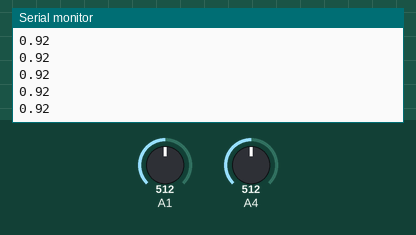
This sketch was run on a simulated Arduino Uno, built with avr-gcc and run on an emulated ATmega328P. Shown: the last lines printed to the serial monitor. The inputs (shaded band) are chosen by the test bench; at power-on: A4 = 512, A1 = 512.

Above: at 1.2 s.
1.3 s: A4 set to 531
At 1.34 s:
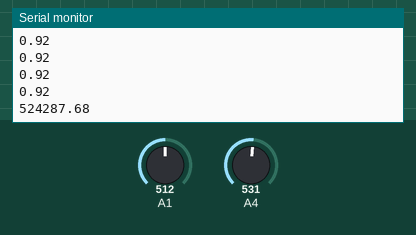
2.8 s: A4 set to 552
At 2.83 s:
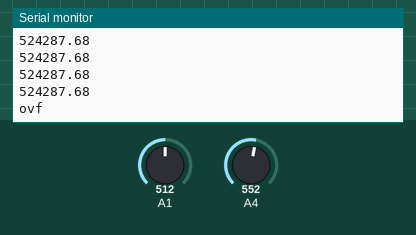
4.7 s: A1 set to 438
At 4.71 s:
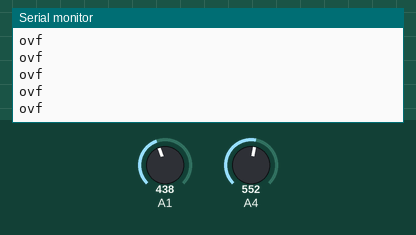
6.2 s: A1 set to 415
At 6.23 s:
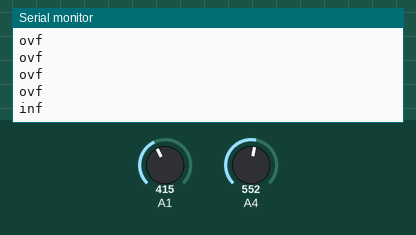
8.1 s: A4 set to 511
At 8.11 s:
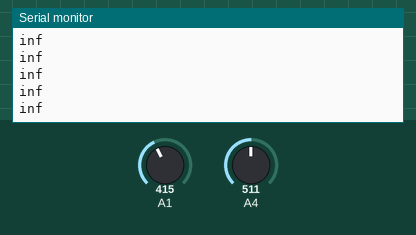
11.1 s: A1 set to 391
12.6 s: A1 set to 370
At 12.69 s:
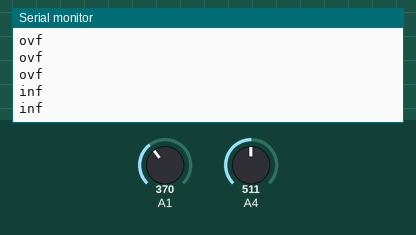

Measured:
- the behaviour switches between 543 and 544 on A4 (found by bisection; images 1 and 2)
- the behaviour switches between 425 and 424 on A1 (found by bisection; images 3 and 4)
- after the input at 1.3 s, the serial monitor: prints a new line at once (image 1)
- after the input at 2.8 s, the serial monitor: prints a new line at once (image 2)
- after the input at 6.2 s, the serial monitor: prints a new line at once (image 4)
- after the input at 12.6 s, the serial monitor: prints a new line at once (image 6)

The sketch:

lab0.ino
```cpp
void setup() {
  Serial.begin(9600);
}
void loop() {
  int x = analogRead(1);
  int y = analogRead(4);
  double Z = pow(2,(y-x)) + sin(x)*cos(y);

  Serial.println(Z);
  delay(50);
}
```
